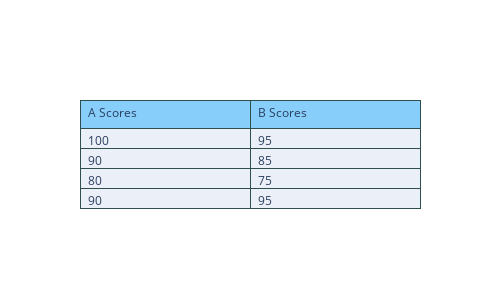

Source (notebook cell):
### Code cell
fig = go.Figure(data=[go.Table(
    header=dict(values=['A Scores', 'B Scores'],
                line_color='darkslategray',
                fill_color='lightskyblue',
                align='left'),
    cells=dict(values=[[100, 90, 80, 90], # 1st column
                       [95, 85, 75, 95]], # 2nd column
               line_color='darkslategray',
#                fill_color='lightcyan',
               align='left'))
])

fig.update_layout(width=500, height=300)
fig.show()

### Figure 1 — Plotly figure (JSON) as saved in the notebook; plotly's stock layout.template omitted (floating-point values rounded to 4 significant figures)
{"data": [{"cells": {"align": "left", "line": {"color": "darkslategray"}, "values": [[100, 90, 80, 90], [95, 85, 75, 95]]}, "header": {"align": "left", "fill": {"color": "lightskyblue"}, "line": {"color": "darkslategray"}, "values": ["A Scores", "B Scores"]}, "type": "table"}], "layout": {"height": 300, "width": 500}}
